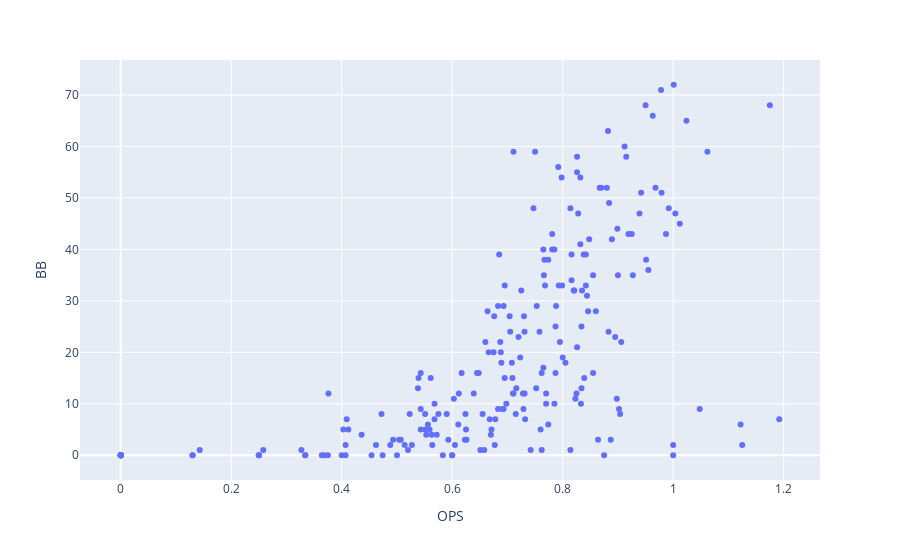

The notebook cell saved with this chart:
### Code cell
fig = px.scatter(b_2018, x='OPS', y='BB', labels = '볼넷')
fig.show()

### Figure 1 — Plotly figure (JSON) as saved in the notebook; plotly's stock layout.template omitted (floating-point values rounded to 4 significant figures; data arrays with more than 128 entries replaced by an {"elided": "..."} marker saying what was removed)
{"data": [{"hovertemplate": "OPS=%{x}<br>BB=%{y}<extra></extra>", "legendgroup": "", "marker": {"color": "#636efa", "symbol": "circle"}, "mode": "markers", "name": "", "orientation": "v", "showlegend": false, "type": "scatter", "x": {"elided": "227 float values"}, "xaxis": "x", "y": {"elided": "227 int values"}, "yaxis": "y"}], "layout": {"autosize": true, "legend": {"tracegroupgap": 0}, "margin": {"t": 60}, "xaxis": {"anchor": "y", "autorange": true, "domain": [0, 1], "range": [-0.06977, 1.262], "title": {"text": "OPS"}, "type": "linear"}, "yaxis": {"anchor": "x", "autorange": true, "domain": [0, 1], "range": [-5.575, 77.57], "title": {"text": "BB"}, "type": "linear"}}}
